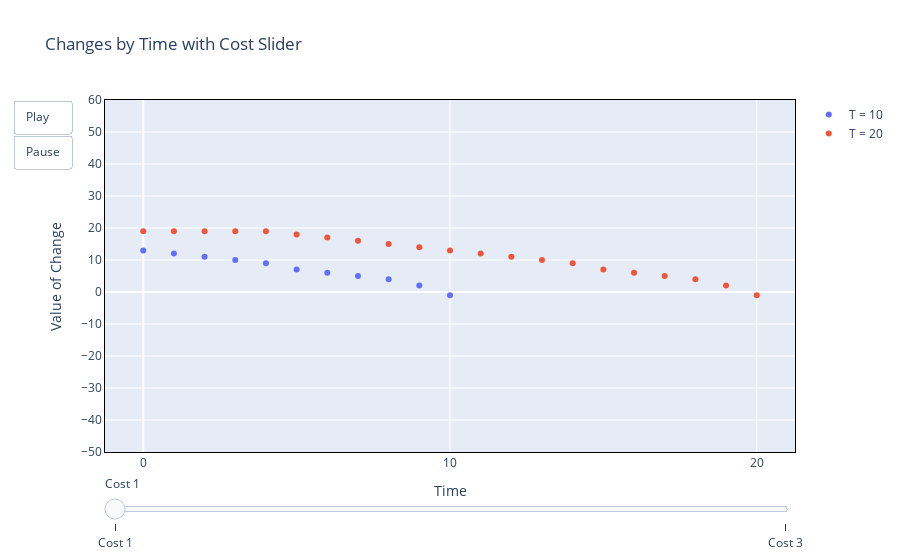

Write notebook code for a chart like this one.
### Code cell
# Create the figure with the frames and the slider
fig = go.Figure(
    data=frames[0].data,
    layout=go.Layout(
        title='Changes by Time with Cost Slider',
        xaxis=dict(title='Time'),
        yaxis=dict(title='Value of Change'),
        yaxis_range=[-50, 60],
        updatemenus=[dict(
            type="buttons",
            showactive=False,
            buttons=[dict(label="Play",
                          method="animate",
                          args=[None, dict(frame=dict(duration=500, redraw=True), fromcurrent=True, mode="immediate")]),
                     dict(label="Pause",
                          method="animate",
                          args=[[None], dict(frame=dict(duration=0, redraw=False), mode="immediate")])]
        )]
    ),
    frames=frames
)

# Configure the sliders
fig.update_xaxes(showline=True, linewidth=1, linecolor='black', mirror=True)
fig.update_yaxes(showline=True, linewidth=1, linecolor='black', mirror=True)
fig.update_layout(
    yaxis=dict(dtick=10),
    xaxis=dict(dtick=10),
    sliders=[{
        'steps': [{'args': [[f.name], {'frame': {'duration': 300, 'redraw': True}, 'mode': 'immediate'}],
                   'label': f'{f.name}',
                   'method': 'animate'} for f in frames],
        'transition': {'duration': 300},
    }]
)
fig.show()

### Figure 1 — Plotly figure (JSON) as saved in the notebook; plotly's stock layout.template omitted (floating-point values rounded to 4 significant figures)
{"data": [{"mode": "markers", "name": "T = 10", "type": "scatter", "x": [0, 1, 2, 3, 4, 5, 6, 7, 8, 9, 10], "y": [13, 12, 11, 10, 9, 7, 6, 5, 4, 2, -1]}, {"mode": "markers", "name": "T = 20", "type": "scatter", "x": [0, 1, 2, 3, 4, 5, 6, 7, 8, 9, 10, 11, 12, 13, 14, 15, 16, 17, 18, 19, 20], "y": [19, 19, 19, 19, 19, 18, 17, 16, 15, 14, 13, 12, 11, 10, 9, 7, 6, 5, 4, 2, -1]}], "layout": {"sliders": [{"steps": [{"args": [["Cost 1"], {"frame": {"duration": 300, "redraw": true}, "mode": "immediate"}], "label": "Cost 1", "method": "animate"}, {"args": [["Cost 3"], {"frame": {"duration": 300, "redraw": true}, "mode": "immediate"}], "label": "Cost 3", "method": "animate"}], "transition": {"duration": 300}}], "title": {"text": "Changes by Time with Cost Slider"}, "updatemenus": [{"buttons": [{"args": [null, {"frame": {"duration": 500, "redraw": true}, "fromcurrent": true, "mode": "immediate"}], "label": "Play", "method": "animate"}, {"args": [[null], {"frame": {"duration": 0, "redraw": false}, "mode": "immediate"}], "label": "Pause", "method": "animate"}], "showactive": false, "type": "buttons"}], "xaxis": {"dtick": 10, "linecolor": "black", "linewidth": 1, "mirror": true, "showline": true, "title": {"text": "Time"}}, "yaxis": {"dtick": 10, "linecolor": "black", "linewidth": 1, "mirror": true, "range": [-50, 60], "showline": true, "title": {"text": "Value of Change"}}}}
